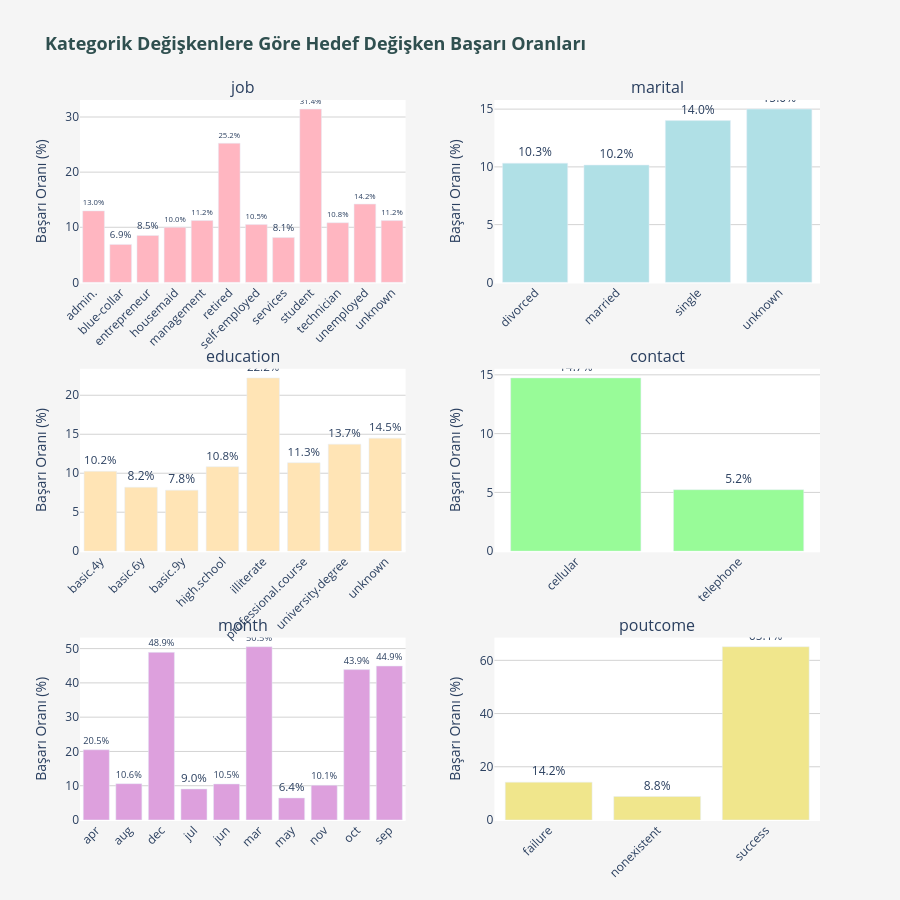

Notebook cell for this chart:
### Markdown cell above
### 🎯 **Hedef Değişken ile İlişki Analizi (Bivariate Analysis)**

Hedef değişken (y) ile diğer kategorik değişkenler arasındaki ilişkiyi görselleştirerek hangi kategorilerin başarı oranını etkilediğini inceleyelim.

### Code cell
# Hedef değişken ile kategorik değişkenler arasındaki ilişki
# En ilginç 6 kategorik değişkeni seçelim
key_categorical = ['job', 'marital', 'education', 'contact', 'month', 'poutcome']

fig = make_subplots(
    rows=3, cols=2,
    subplot_titles=key_categorical,
    vertical_spacing=0.12,
    horizontal_spacing=0.12
)

for idx, col in enumerate(key_categorical):
    row = idx // 2 + 1
    col_pos = idx % 2 + 1
    
    # Crosstab ile ilişki analizi
    ct = pd.crosstab(df[col], df['y'], normalize='index') * 100
    
    # Her kategori için yes (1) oranını al
    categories = ct.index.tolist()
    yes_rates = ct[1].tolist()
    
    fig.add_trace(
        go.Bar(
            x=categories,
            y=yes_rates,
            name=col,
            marker=dict(color=colors[idx % len(colors)]),
            showlegend=False,
            text=[f'{val:.1f}%' for val in yes_rates],
            textposition='outside'
        ),
        row=row, col=col_pos
    )
    
    # Y ekseni başlığı
    fig.update_yaxes(title_text="Başarı Oranı (%)", row=row, col=col_pos)

# Layout ayarları
fig.update_layout(
    height=900,
    title_text="<b>Kategorik Değişkenlere Göre Hedef Değişken Başarı Oranları</b>",
    title_font=dict(size=18, color='#2F4F4F'),
    showlegend=False,
    plot_bgcolor='white',
    paper_bgcolor='#F5F5F5'
)

# X ekseni label rotation
fig.update_xaxes(tickangle=-45)
fig.update_yaxes(showgrid=True, gridcolor='lightgray')

fig.show()

print("✅ Bivariate analiz grafikleri başarıyla oluşturuldu!")
print("\n💡 YORUMLAMA:")
print("   • Yüksek başarı oranı: İlgili kategori pozitif sonuç için önemli")
print("   • Düşük başarı oranı: İlgili kategori negatif etkili olabilir")
print("   • Bu grafikler feature engineering için ipuçları verir")

### Figure 1 — Plotly figure (JSON) as saved in the notebook; plotly's stock layout.template omitted (floating-point values rounded to 4 significant figures)
{"data": [{"marker": {"color": "#FFB6C1"}, "name": "job", "showlegend": false, "text": ["13.0%", "6.9%", "8.5%", "10.0%", "11.2%", "25.2%", "10.5%", "8.1%", "31.4%", "10.8%", "14.2%", "11.2%"], "textposition": "outside", "type": "bar", "x": ["admin.", "blue-collar", "entrepreneur", "housemaid", "management", "retired", "self-employed", "services", "student", "technician", "unemployed", "unknown"], "xaxis": "x", "y": [12.97, 6.894, 8.516, 10, 11.22, 25.23, 10.49, 8.138, 31.43, 10.83, 14.2, 11.21], "yaxis": "y"}, {"marker": {"color": "#B0E0E6"}, "name": "marital", "showlegend": false, "text": ["10.3%", "10.2%", "14.0%", "15.0%"], "textposition": "outside", "type": "bar", "x": ["divorced", "married", "single", "unknown"], "xaxis": "x2", "y": [10.32, 10.16, 14.0, 15], "yaxis": "y2"}, {"marker": {"color": "#FFE4B5"}, "name": "education", "showlegend": false, "text": ["10.2%", "8.2%", "7.8%", "10.8%", "22.2%", "11.3%", "13.7%", "14.5%"], "textposition": "outside", "type": "bar", "x": ["basic.4y", "basic.6y", "basic.9y", "high.school", "illiterate", "professional.course", "university.degree", "unknown"], "xaxis": "x3", "y": [10.25, 8.202, 7.825, 10.84, 22.22, 11.35, 13.72, 14.5], "yaxis": "y3"}, {"marker": {"color": "#98FB98"}, "name": "contact", "showlegend": false, "text": ["14.7%", "5.2%"], "textposition": "outside", "type": "bar", "x": ["cellular", "telephone"], "xaxis": "x4", "y": [14.74, 5.231], "yaxis": "y4"}, {"marker": {"color": "#DDA0DD"}, "name": "month", "showlegend": false, "text": ["20.5%", "10.6%", "48.9%", "9.0%", "10.5%", "50.5%", "6.4%", "10.1%", "43.9%", "44.9%"], "textposition": "outside", "type": "bar", "x": ["apr", "aug", "dec", "jul", "jun", "mar", "may", "nov", "oct", "sep"], "xaxis": "x5", "y": [20.48, 10.6, 48.9, 9.047, 10.51, 50.55, 6.435, 10.14, 43.87, 44.91], "yaxis": "y5"}, {"marker": {"color": "#F0E68C"}, "name": "poutcome", "showlegend": false, "text": ["14.2%", "8.8%", "65.1%"], "textposition": "outside", "type": "bar", "x": ["failure", "nonexistent", "success"], "xaxis": "x6", "y": [14.23, 8.832, 65.11], "yaxis": "y6"}], "layout": {"annotations": [{"font": {"size": 16}, "showarrow": false, "text": "job", "x": 0.22, "xanchor": "center", "xref": "paper", "y": 1, "yanchor": "bottom", "yref": "paper"}, {"font": {"size": 16}, "showarrow": false, "text": "marital", "x": 0.78, "xanchor": "center", "xref": "paper", "y": 1, "yanchor": "bottom", "yref": "paper"}, {"font": {"size": 16}, "showarrow": false, "text": "education", "x": 0.22, "xanchor": "center", "xref": "paper", "y": 0.6267, "yanchor": "bottom", "yref": "paper"}, {"font": {"size": 16}, "showarrow": false, "text": "contact", "x": 0.78, "xanchor": "center", "xref": "paper", "y": 0.6267, "yanchor": "bottom", "yref": "paper"}, {"font": {"size": 16}, "showarrow": false, "text": "month", "x": 0.22, "xanchor": "center", "xref": "paper", "y": 0.2533, "yanchor": "bottom", "yref": "paper"}, {"font": {"size": 16}, "showarrow": false, "text": "poutcome", "x": 0.78, "xanchor": "center", "xref": "paper", "y": 0.2533, "yanchor": "bottom", "yref": "paper"}], "height": 900, "paper_bgcolor": "#F5F5F5", "plot_bgcolor": "white", "showlegend": false, "title": {"font": {"color": "#2F4F4F", "size": 18}, "text": "<b>Kategorik Değişkenlere Göre Hedef Değişken Başarı Oranları</b>"}, "xaxis": {"anchor": "y", "domain": [0, 0.44], "tickangle": -45}, "xaxis2": {"anchor": "y2", "domain": [0.56, 1], "tickangle": -45}, "xaxis3": {"anchor": "y3", "domain": [0, 0.44], "tickangle": -45}, "xaxis4": {"anchor": "y4", "domain": [0.56, 1], "tickangle": -45}, "xaxis5": {"anchor": "y5", "domain": [0, 0.44], "tickangle": -45}, "xaxis6": {"anchor": "y6", "domain": [0.56, 1], "tickangle": -45}, "yaxis": {"anchor": "x", "domain": [0.7467, 1], "gridcolor": "lightgray", "showgrid": true, "title": {"text": "Başarı Oranı (%)"}}, "yaxis2": {"anchor": "x2", "domain": [0.7467, 1], "gridcolor": "lightgray", "showgrid": true, "title": {"text": "Başarı Oranı (%)"}}, "yaxis3": {"anchor": "x3", "domain": [0.3733, 0.6267], "gridcolor": "lightgray", "showgrid": true, "title": {"text": "Başarı Oranı (%)"}}, "yaxis4": {"anchor": "x4", "domain": [0.3733, 0.6267], "gridcolor": "lightgray", "showgrid": true, "title": {"text": "Başarı Oranı (%)"}}, "yaxis5": {"anchor": "x5", "domain": [0, 0.2533], "gridcolor": "lightgray", "showgrid": true, "title": {"text": "Başarı Oranı (%)"}}, "yaxis6": {"anchor": "x6", "domain": [0, 0.2533], "gridcolor": "lightgray", "showgrid": true, "title": {"text": "Başarı Oranı (%)"}}}}
